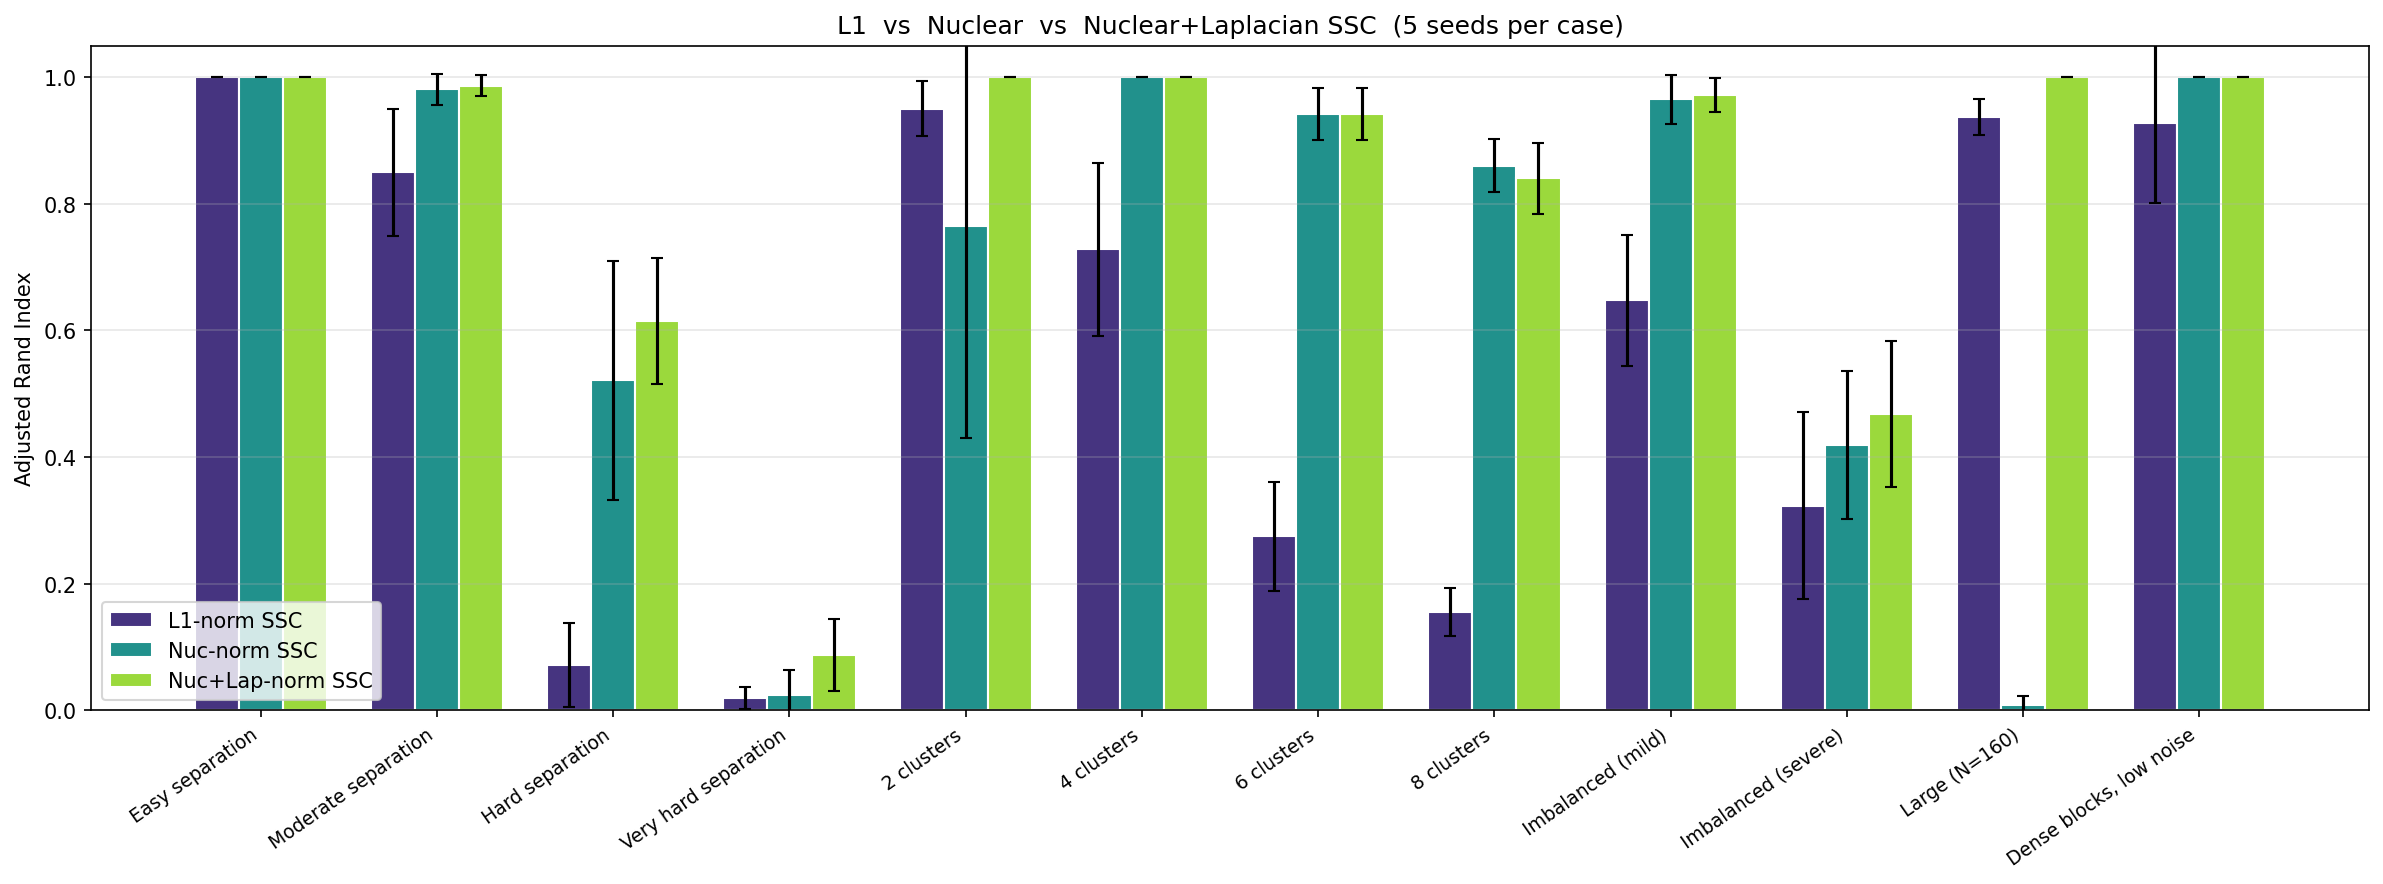

Generate this figure with Python:
"""
Benchmark: L1-norm vs Nuclear-norm vs Nuclear+Laplacian SSC
===========================================================
Generates a sweep of random block-diagonal adjacency matrices with varying
difficulty (cluster count, size, within/between edge probabilities) and
compares three ADMM formulations on subspace clustering quality (ARI).
"""

import warnings
import time
import numpy as np
import matplotlib.pyplot as plt
from sklearn.metrics import adjusted_rand_score

warnings.filterwarnings("ignore", message=".*matmul.*", category=RuntimeWarning)

from ssc_admm import (
    generate_block_diagonal_matrix as gen_block,
    ssc_admm as ssc_l1,
    cluster_from_C,
)
from ssc_admm_nuc import ssc_admm as ssc_nuc
from ssc_admm_nuc_lap import ssc_admm_nuc_lap

# ── Test-case definitions ─────────────────────────────────────────────────────

TEST_CASES = [
    # --- Vary separation (p_in fixed, p_out increasing → harder) ---
    {
        "name": "Easy separation",
        "cluster_sizes": [20, 25, 15, 20],
        "p_in": 0.70,
        "p_out": 0.02,
    },
    {
        "name": "Moderate separation",
        "cluster_sizes": [20, 25, 15, 20],
        "p_in": 0.50,
        "p_out": 0.05,
    },
    {
        "name": "Hard separation",
        "cluster_sizes": [20, 25, 15, 20],
        "p_in": 0.35,
        "p_out": 0.10,
    },
    {
        "name": "Very hard separation",
        "cluster_sizes": [20, 25, 15, 20],
        "p_in": 0.30,
        "p_out": 0.15,
    },
    # --- Vary number of clusters (fixed total N ≈ 80) ---
    {
        "name": "2 clusters",
        "cluster_sizes": [40, 40],
        "p_in": 0.50,
        "p_out": 0.05,
    },
    {
        "name": "4 clusters",
        "cluster_sizes": [20, 20, 20, 20],
        "p_in": 0.50,
        "p_out": 0.05,
    },
    {
        "name": "6 clusters",
        "cluster_sizes": [14, 13, 14, 13, 13, 13],
        "p_in": 0.50,
        "p_out": 0.05,
    },
    {
        "name": "8 clusters",
        "cluster_sizes": [10] * 8,
        "p_in": 0.50,
        "p_out": 0.05,
    },
    # --- Imbalanced clusters ---
    {
        "name": "Imbalanced (mild)",
        "cluster_sizes": [30, 20, 15, 15],
        "p_in": 0.50,
        "p_out": 0.05,
    },
    {
        "name": "Imbalanced (severe)",
        "cluster_sizes": [50, 15, 10, 5],
        "p_in": 0.50,
        "p_out": 0.05,
    },
    # --- Larger matrix ---
    {
        "name": "Large (N=160)",
        "cluster_sizes": [40, 40, 40, 40],
        "p_in": 0.50,
        "p_out": 0.05,
    },
    # --- Dense within-cluster ---
    {
        "name": "Dense blocks, low noise",
        "cluster_sizes": [20, 20, 20, 20],
        "p_in": 0.90,
        "p_out": 0.02,
    },
]

# Shared ADMM hyper-parameters
L1_PARAMS      = dict(lambda_e=1.0, lambda_z=10.0, mu=1.0, max_iter=500, tol=1e-4)
NUC_PARAMS     = dict(lambda_e=1.0, lambda_z=0.1,  mu=1.0, max_iter=500, tol=1e-4)
NUC_LAP_PARAMS = dict(lambda_e=1.0, lambda_z=0.1, gamma=0.1, mu=1.0, rho=1.0, max_iter=500, tol=1e-4)

METHODS = ["l1", "nuc", "nuc_lap"]
METHOD_LABELS = {"l1": "L1", "nuc": "Nuc", "nuc_lap": "Nuc+Lap"}

NUM_SEEDS = 5  # random repetitions per test case


# ── Runner ────────────────────────────────────────────────────────────────────

def run_one(Y, true_labels, k, method="l1"):
    """Run a single solver, return (ARI, elapsed_seconds, sparsity)."""
    t0 = time.perf_counter()
    if method == "l1":
        X, _C, _E = ssc_l1(Y, **L1_PARAMS)
    elif method == "nuc":
        X, _C, _J, _E = ssc_nuc(Y, **NUC_PARAMS)
    elif method == "nuc_lap":
        X, _J, _C, _E = ssc_admm_nuc_lap(Y, **NUC_LAP_PARAMS)
    else:
        raise ValueError(f"Unknown method: {method}")
    elapsed = time.perf_counter() - t0

    pred = cluster_from_C(X, k)
    ari = adjusted_rand_score(true_labels, pred)
    sparsity = np.mean(np.abs(X) < 1e-6)
    return ari, elapsed, sparsity


def run_all_cases(verbose=True):
    """Run every test case × seed × method.  Returns list of result dicts."""
    results = []
    for tc in TEST_CASES:
        k = len(tc["cluster_sizes"])
        if verbose:
            print(f"\n{'='*60}")
            print(f"  {tc['name']}  (k={k}, N={sum(tc['cluster_sizes'])}, "
                  f"p_in={tc['p_in']}, p_out={tc['p_out']})")
            print(f"{'='*60}")

        for seed in range(NUM_SEEDS):
            Y, labels = gen_block(
                tc["cluster_sizes"],
                p_in=tc["p_in"],
                p_out=tc["p_out"],
                seed=seed,
            )
            for method in METHODS:
                ari, elapsed, sparsity = run_one(Y, labels, k, method)
                results.append(dict(
                    case=tc["name"],
                    k=k,
                    N=sum(tc["cluster_sizes"]),
                    p_in=tc["p_in"],
                    p_out=tc["p_out"],
                    seed=seed,
                    method=method,
                    ari=ari,
                    time=elapsed,
                    sparsity=sparsity,
                ))
                if verbose:
                    tag = METHOD_LABELS[method].ljust(7)
                    print(f"  seed={seed}  {tag}  ARI={ari:.3f}  "
                          f"time={elapsed:.2f}s  sparsity={sparsity:.2%}")
    return results


# ── Summary & plotting ────────────────────────────────────────────────────────

def summarize(results):
    """Aggregate ARI across seeds for each (case, method)."""
    cases = list(dict.fromkeys(r["case"] for r in results))
    rows = []
    for case in cases:
        for method in METHODS:
            aris = [r["ari"] for r in results
                    if r["case"] == case and r["method"] == method]
            times = [r["time"] for r in results
                     if r["case"] == case and r["method"] == method]
            rows.append(dict(
                case=case,
                method=method,
                ari_mean=np.mean(aris),
                ari_std=np.std(aris),
                time_mean=np.mean(times),
            ))
    return cases, rows


def print_table(cases, rows):
    hdr = (f"{'Test case':<28} {'L1 ARI':>12} {'Nuc ARI':>12} "
           f"{'Nuc+Lap ARI':>12} {'Winner':>8}")
    print(f"\n{'─'*len(hdr)}")
    print(hdr)
    print(f"{'─'*len(hdr)}")
    for case in cases:
        by_method = {m: next(r for r in rows
                             if r["case"] == case and r["method"] == m)
                     for m in METHODS}
        strs = {m: f"{by_method[m]['ari_mean']:.3f}±{by_method[m]['ari_std']:.3f}"
                for m in METHODS}
        best_m = max(METHODS, key=lambda m: by_method[m]["ari_mean"])
        runner_up = max((m for m in METHODS if m != best_m),
                        key=lambda m: by_method[m]["ari_mean"])
        if abs(by_method[best_m]["ari_mean"] - by_method[runner_up]["ari_mean"]) < 0.01:
            winner = "tie"
        else:
            winner = METHOD_LABELS[best_m]
        print(f"{case:<28} {strs['l1']:>12} {strs['nuc']:>12} "
              f"{strs['nuc_lap']:>12} {winner:>8}")
    print(f"{'─'*len(hdr)}")


def plot_comparison(cases, rows, save_path="benchmark_norms.png"):
    stats = {}
    for m in METHODS:
        stats[m] = {
            "means": [next(r for r in rows if r["case"] == c and r["method"] == m)["ari_mean"]
                      for c in cases],
            "stds":  [next(r for r in rows if r["case"] == c and r["method"] == m)["ari_std"]
                      for c in cases],
        }

    x = np.arange(len(cases))
    n_methods = len(METHODS)
    w = 0.25
    offsets = np.linspace(-(n_methods - 1) / 2 * w, (n_methods - 1) / 2 * w, n_methods)
    # Use a consistent viridis palette across methods.
    viridis = plt.get_cmap("viridis")
    viridis_vals = np.linspace(0.15, 0.85, len(METHODS))
    colors = {m: viridis(v) for m, v in zip(METHODS, viridis_vals)}

    fig, ax = plt.subplots(figsize=(16, 6))
    for m, off in zip(METHODS, offsets):
        ax.bar(x + off, stats[m]["means"], w, yerr=stats[m]["stds"],
               label=f"{METHOD_LABELS[m]}-norm SSC", capsize=3,
               color=colors[m], edgecolor="white")

    ax.set_xticks(x)
    ax.set_xticklabels(cases, rotation=35, ha="right", fontsize=9)
    ax.set_ylabel("Adjusted Rand Index")
    ax.set_ylim(0, 1.05)
    ax.set_title("L1  vs  Nuclear  vs  Nuclear+Laplacian SSC  "
                 f"({NUM_SEEDS} seeds per case)")
    ax.legend()
    ax.grid(axis="y", alpha=0.3)
    plt.tight_layout()
    plt.savefig(save_path, dpi=150, bbox_inches="tight")
    print(f"\nSaved figure → {save_path}")
    plt.show()


def plot_time_comparison(cases, rows, save_path="benchmark_norms_time.png"):
    times = {}
    for m in METHODS:
        times[m] = [next(r for r in rows if r["case"] == c and r["method"] == m)["time_mean"]
                    for c in cases]

    x = np.arange(len(cases))
    n_methods = len(METHODS)
    w = 0.25
    offsets = np.linspace(-(n_methods - 1) / 2 * w, (n_methods - 1) / 2 * w, n_methods)
    # Use the same viridis palette as the ARI comparison plot.
    viridis = plt.get_cmap("viridis")
    viridis_vals = np.linspace(0.15, 0.85, len(METHODS))
    colors = {m: viridis(v) for m, v in zip(METHODS, viridis_vals)}

    fig, ax = plt.subplots(figsize=(16, 5))
    for m, off in zip(METHODS, offsets):
        ax.bar(x + off, times[m], w, label=f"{METHOD_LABELS[m]}-norm SSC",
               color=colors[m], edgecolor="white")

    ax.set_xticks(x)
    ax.set_xticklabels(cases, rotation=35, ha="right", fontsize=9)
    ax.set_ylabel("Wall-clock time (s)")
    ax.set_title("Runtime: L1  vs  Nuclear  vs  Nuclear+Laplacian SSC")
    ax.legend()
    ax.grid(axis="y", alpha=0.3)
    plt.tight_layout()
    plt.savefig(save_path, dpi=150, bbox_inches="tight")
    print(f"Saved figure → {save_path}")
    plt.show()


# ── Main ──────────────────────────────────────────────────────────────────────

if __name__ == "__main__":
    results = run_all_cases(verbose=True)
    cases, rows = summarize(results)
    print_table(cases, rows)
    plot_comparison(cases, rows)
    plot_time_comparison(cases, rows)
